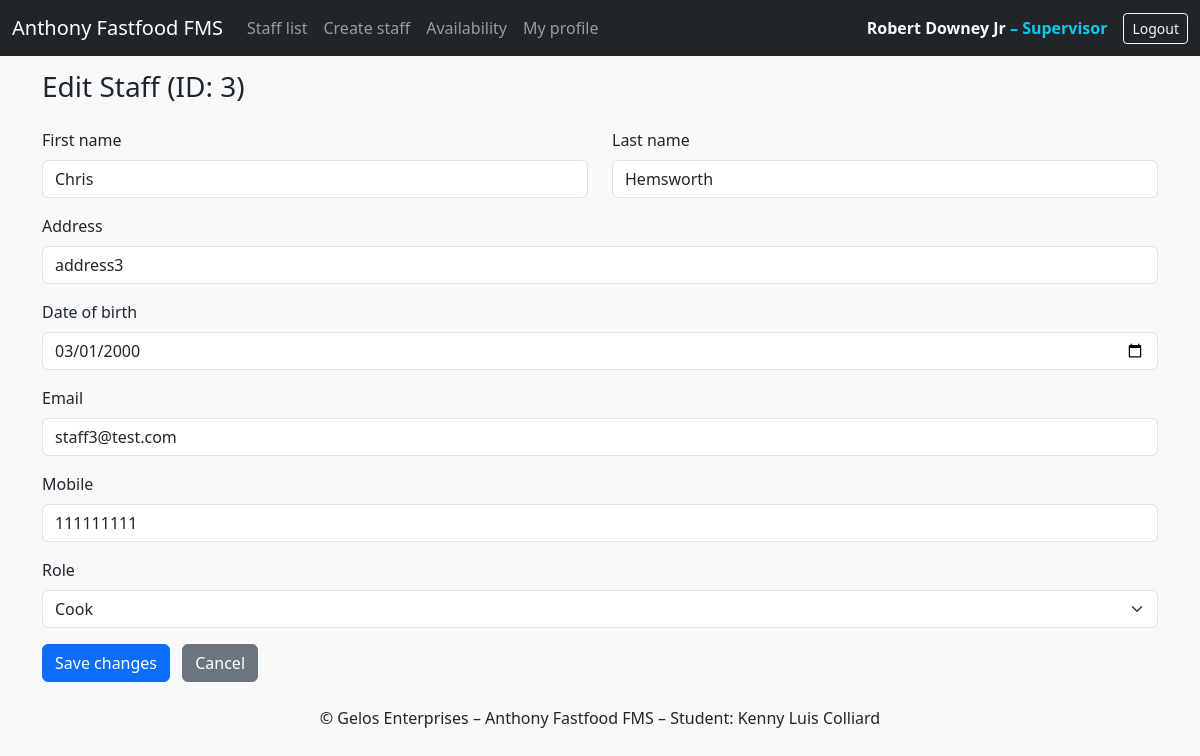
The app's page /edit.php?staffID=3 (signed in) with its own data.
### tables this page shows
CREATE TABLE `staff` (
  `staffID` int(11) NOT NULL,
  `firstName` varchar(50) DEFAULT NULL,
  `lastName` varchar(50) DEFAULT NULL,
  `name` varchar(30) DEFAULT NULL,
  `address` varchar(120) DEFAULT NULL,
  `dateOfBirth` date DEFAULT NULL,
  `email` varchar(100) NOT NULL,
  `mob` varchar(15) DEFAULT NULL,
  `passwordHash` varchar(255) NOT NULL DEFAULT '',
  `roleID` int(11) NOT NULL
);

### src/edit.php (the view, shortened to what this page needs)
<?php
require 'database.php';
function roleName(int $id): string {
    return match ($id) {
        1       => 'Cook',
        2       => 'Waiter',
        3       => 'Supervisor',
        4       => 'Manager',
        default => 'Unknown',
    };
}
$staffID = null;
if ($_SERVER['REQUEST_METHOD'] === 'GET') {
    $staffID = filter_input(INPUT_GET, 'staffID', FILTER_VALIDATE_INT);
} else {
    $staffID = filter_input(INPUT_POST, 'staffID', FILTER_VALIDATE_INT);
}
$sql = "SELECT staffID, firstName, lastName, name, address, dateOfBirth, email, mob, roleID
        FROM staff WHERE staffID = ?";
$stmt = $connection->prepare($sql);
$stmt->bind_param("i", $staffID);
$stmt->execute();
$result = $stmt->get_result();
$staff  = $result->fetch_assoc();
$firstName   = $staff['firstName'] ?? '';
$lastName    = $staff['lastName']  ?? '';
$address     = $staff['address']   ?? '';
$dateOfBirth = $staff['dateOfBirth'] ?? '';
$email       = $staff['email']     ?? '';
$mob         = $staff['mob']       ?? '';
$roleID      = $staff['roleID']    ?? '';
$roleNames = [
    1 => 'Cook',
    2 => 'Waiter',
    3 => 'Supervisor',
    4 => 'Manager'
];
?>
<!DOCTYPE html>
<html lang="en">
<head>
    <link href="https://cdn.jsdelivr.net/npm/bootstrap@5.3.2/dist/css/bootstrap.min.css" rel="stylesheet">
</head>
<body class="bg-light" style="padding-top:70px;">
<nav class="navbar navbar-expand-lg navbar-dark bg-dark fixed-top">
    <div class="container-fluid">
        <a class="navbar-brand" href="index2.php">Anthony Fastfood FMS</a>
        <div class="collapse navbar-collapse" id="mainNavbar">
            <ul class="navbar-nav me-auto mb-2 mb-lg-0">
                <li class="nav-item"><a class="nav-link" href="index.php">Staff list</a></li>
                <li class="nav-item"><a class="nav-link" href="create.php">Create staff</a></li>
                <li class="nav-item"><a class="nav-link" href="availability.php">Availability</a></li>
                <li class="nav-item"><a class="nav-link" href="profile.php">My profile</a></li>
            </ul>
            <span class="navbar-text text-light me-3 fw-semibold">
                <?= htmlspecialchars($_SESSION['name']) ?>
                <span class="text-info">– <?= htmlspecialchars(roleName((int)$_SESSION['roleID'])) ?></span>
            </span>
            <a href="logout.php" class="btn btn-outline-light btn-sm">Logout</a>
        </div>
    </div>
</nav>
<main class="container">
    <h1 class="h3 mb-4">Edit Staff (ID: <?= htmlspecialchars($staffID) ?>)</h1>
    <form method="post">
        <div class="row">
            <div class="col-md-6 mb-3">
                <label class="form-label">First name</label>
                <input type="text" name="firstName" class="form-control"
                       value="<?= htmlspecialchars($firstName) ?>">
            </div>
            <div class="col-md-6 mb-3">
                <label class="form-label">Last name</label>
                <input type="text" name="lastName" class="form-control"
                       value="<?= htmlspecialchars($lastName) ?>">
            </div>
        </div>
        <div class="mb-3">
            <label class="form-label">Address</label>
            <input type="text" name="address" class="form-control"
                   value="<?= htmlspecialchars($address) ?>">
        </div>
        <div class="mb-3">
            <label class="form-label">Date of birth</label>
            <input type="date" name="dateOfBirth" class="form-control"
                   value="<?= htmlspecialchars($dateOfBirth) ?>">
        </div>
        <div class="mb-3">
            <label class="form-label">Email</label>
            <input type="email" name="email" class="form-control"
                   value="<?= htmlspecialchars($email) ?>">
        </div>
        <div class="mb-3">
            <label class="form-label">Mobile</label>
            <input type="text" name="mob" class="form-control"
                   value="<?= htmlspecialchars($mob) ?>">
        </div>
        <div class="mb-3">
            <label class="form-label">Role</label>
            <select name="roleID" class="form-select">
                <?php foreach ($roleNames as $id => $label): ?>
                    <option value="<?= $id ?>" <?= ((int)$roleID === $id) ? 'selected' : '' ?>>
                        <?= htmlspecialchars($label) ?>
                    </option>
                <?php endforeach; ?>
            </select>
        </div>
        <button type="submit" class="btn btn-primary">Save changes</button>
        <a href="index.php" class="btn btn-secondary ms-2">Cancel</a>
    </form>
</main>
<footer class="text-center mt-4 mb-3">
    © Gelos Enterprises – Anthony Fastfood FMS – Student: Kenny Luis Colliard
</footer>
</body>
</html>

### records on screen
staff: firstName "Chris", lastName "Hemsworth", address "address3", dateOfBirth "03/01/2000", email "staff3@test.com", mob "111111111", roleID "Cook"

### other values on screen
$_SESSION['name'] "Robert Downey Jr"
roleName((int)$_SESSION['roleID']) "Supervisor"
$staffID "3"
